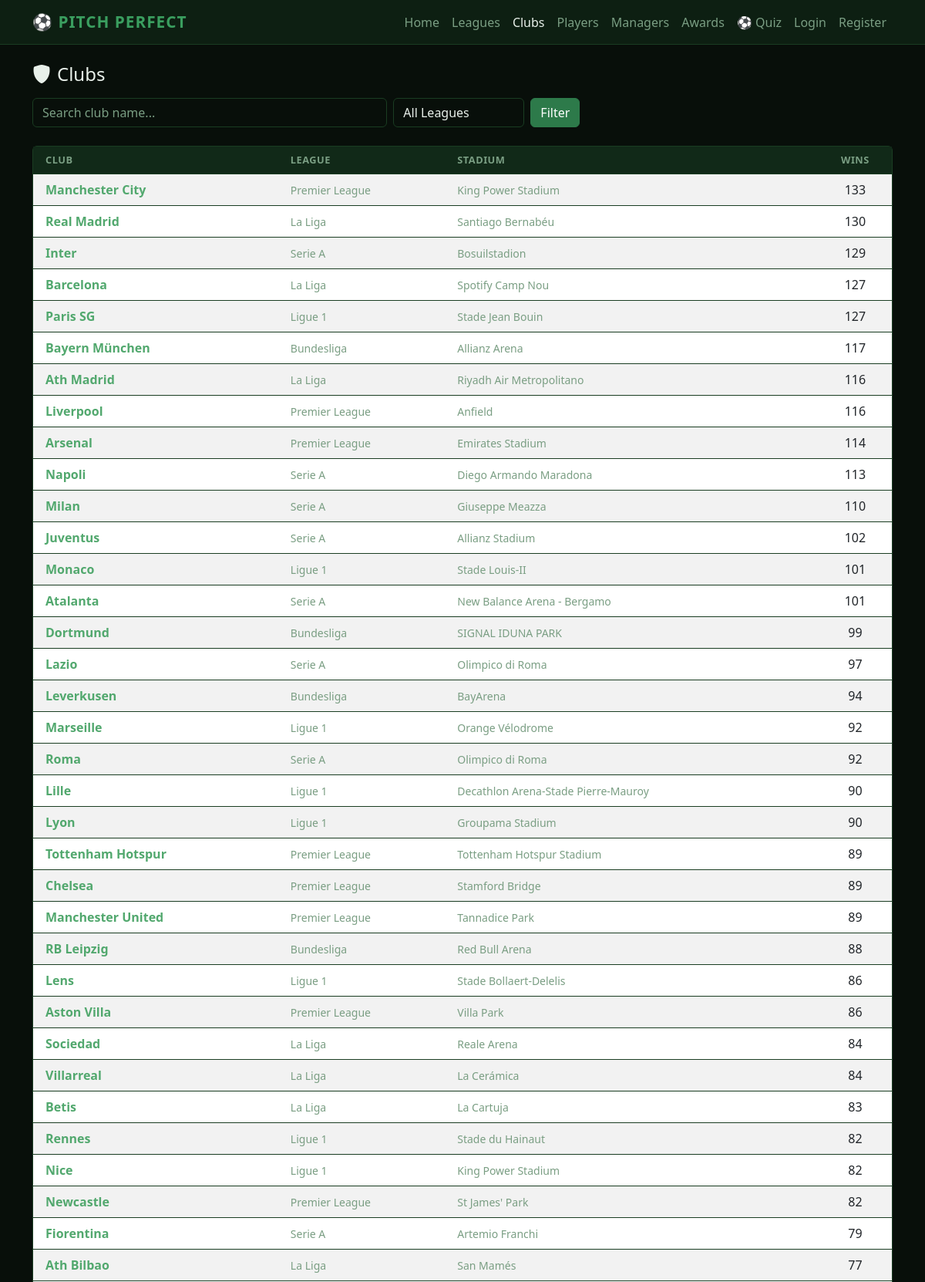
Page /clubs (upper part) on the committed database.
### tables this page shows
CREATE TABLE Club_Teams_Belongs_To (
    Name            TEXT PRIMARY KEY,
    Location        TEXT,
    Number_Players  INTEGER,
    Number_Of_Wins  INTEGER,
    League_Name     TEXT NOT NULL,
    FOREIGN KEY (League_Name) REFERENCES League(Name)
);

### app.py (the view)
@app.route('/clubs')
def clubs():
    query  = request.args.get('q', '').strip()
    league = request.args.get('league', '')
    conn   = db()
    sql = """
        SELECT Name, Location, League_Name, Number_Of_Wins
        FROM Club_Teams_Belongs_To WHERE 1=1
    """
    params = []
    if query:
        sql += " AND Name LIKE ?"
        params.append(f'%{query}%')
    if league:
        sql += " AND League_Name = ?"
        params.append(league)
    sql += " ORDER BY Number_Of_Wins DESC"
    rows = conn.execute(sql, params).fetchall()
    conn.close()
    return render_template('clubs.html', clubs=rows, query=query,
                           leagues=LEAGUES, selected_league=league)

### app.py (called while the page is built)
def db():
    conn = sqlite3.connect(DB)
    conn.row_factory = sqlite3.Row
    return conn

### templates/clubs.html (shortened to what this page needs)
{% extends "base.html" %}
{% block content %}
<h4 class="mb-3"><i class="bi bi-shield-fill me-2"></i>Clubs</h4>
<form method="get" class="row g-2 mb-4">
  <div class="col-md-5">
    <input type="text" name="q" class="form-control" placeholder="Search club name..." value="{{ query }}">
  </div>
  <div class="col-auto">
    <select name="league" class="form-select">
      <option value="">All Leagues</option>
    </select>
  </div>
  <div class="col-auto">
    <button type="submit" class="btn btn-primary">Filter</button>
  </div>
</form>
<div class="card">
  <div class="table-responsive">
    <table class="table table-hover table-striped mb-0">
      <thead>
        <tr>
          <th class="ps-3">Club</th>
          <th>League</th>
          <th>Stadium</th>
          <th class="text-center">Wins</th>
        </tr>
      </thead>
      <tbody>
        {% for row in clubs %}
        <tr>
          <td class="ps-3 fw-semibold"><a href="/clubs/{{ row[0] }}">{{ row[0] }}</a></td>
          <td class="text-muted small">{{ row[2] }}</td>
          <td class="text-muted small">{{ row[1] or '—' }}</td>
          <td class="text-center">{{ row[3] }}</td>
        </tr>
        {% endfor %}
      </tbody>
    </table>
  </div>
</div>
{% endblock %}

### templates/base.html (style rules this page uses)
:root { --bg: #080f0a; --surface: #0d1f12; --surface2: #112918; --border: #1a3d22; --accent: #3a9e5f; --accent2: #2d7a4a; --text: #e8f0ea; --text-muted: #7a9e83; --link: #52a86e; --link-hover: #7ac48a; }
body { background: var(--bg); color: var(--text); }
.card { background: var(--surface); border: 1px solid var(--border); }
.table { color: var(--text); }
.table thead th { background: var(--surface2); border-color: var(--border); color: var(--text-muted); font-size: .8rem; text-transform: uppercase; letter-spacing: .5px; }
.table td, .table th { border-color: var(--border); vertical-align: middle; }
.table-striped tbody tr:nth-of-type(odd) { background: rgba(34,197,94,.04); }
.form-control, .form-select { background: var(--bg); border: 1px solid var(--border); color: var(--text); }
.form-control::placeholder { color: var(--text-muted); opacity: 1; }
.form-select option { background: var(--surface); color: var(--text); }
.btn-primary { background: var(--accent2); border-color: var(--accent2); color: #fff; }
a { color: var(--link); text-decoration: none; }
.text-muted { color: var(--text-muted) !important; }

### rows in the picture
Club_Teams_Belongs_To: Name "Manchester City", League_Name "Premier League", Location "King Power Stadium", Number_Of_Wins "133"
Club_Teams_Belongs_To: Name "Real Madrid", League_Name "La Liga", Location "Santiago Bernabéu", Number_Of_Wins "130"
Club_Teams_Belongs_To: Name "Inter", League_Name "Serie A", Location "Bosuilstadion", Number_Of_Wins "129"
Club_Teams_Belongs_To: Name "Barcelona", League_Name "La Liga", Location "Spotify Camp Nou", Number_Of_Wins "127"
Club_Teams_Belongs_To: Name "Paris SG", League_Name "Ligue 1", Location "Stade Jean Bouin", Number_Of_Wins "127"
Club_Teams_Belongs_To: Name "Bayern München", League_Name "Bundesliga", Location "Allianz Arena", Number_Of_Wins "117"
Club_Teams_Belongs_To: Name "Ath Madrid", League_Name "La Liga", Location "Riyadh Air Metropolitano", Number_Of_Wins "116"
Club_Teams_Belongs_To: Name "Liverpool", League_Name "Premier League", Location "Anfield", Number_Of_Wins "116"
Club_Teams_Belongs_To: Name "Arsenal", League_Name "Premier League", Location "Emirates Stadium", Number_Of_Wins "114"
Club_Teams_Belongs_To: Name "Napoli", League_Name "Serie A", Location "Diego Armando Maradona", Number_Of_Wins "113"
Club_Teams_Belongs_To: Name "Milan", League_Name "Serie A", Location "Giuseppe Meazza", Number_Of_Wins "110"
Club_Teams_Belongs_To: Name "Juventus", League_Name "Serie A", Location "Allianz Stadium", Number_Of_Wins "102"
Club_Teams_Belongs_To: Name "Monaco", League_Name "Ligue 1", Location "Stade Louis-II", Number_Of_Wins "101"
Club_Teams_Belongs_To: Name "Atalanta", League_Name "Serie A", Location "New Balance Arena - Bergamo", Number_Of_Wins "101"
Club_Teams_Belongs_To: Name "Dortmund", League_Name "Bundesliga", Location "SIGNAL IDUNA PARK", Number_Of_Wins "99"
Club_Teams_Belongs_To: Name "Lazio", League_Name "Serie A", Location "Olimpico di Roma", Number_Of_Wins "97"
Club_Teams_Belongs_To: Name "Leverkusen", League_Name "Bundesliga", Location "BayArena", Number_Of_Wins "94"
Club_Teams_Belongs_To: Name "Marseille", League_Name "Ligue 1", Location "Orange Vélodrome", Number_Of_Wins "92"
Club_Teams_Belongs_To: Name "Roma", League_Name "Serie A", Location "Olimpico di Roma", Number_Of_Wins "92"
Club_Teams_Belongs_To: Name "Lille", League_Name "Ligue 1", Location "Decathlon Arena-Stade Pierre-Mauroy", Number_Of_Wins "90"
Club_Teams_Belongs_To: Name "Lyon", League_Name "Ligue 1", Location "Groupama Stadium", Number_Of_Wins "90"
Club_Teams_Belongs_To: Name "Tottenham Hotspur", League_Name "Premier League", Location "Tottenham Hotspur Stadium", Number_Of_Wins "89"
Club_Teams_Belongs_To: Name "Chelsea", League_Name "Premier League", Location "Stamford Bridge", Number_Of_Wins "89"
Club_Teams_Belongs_To: Name "Manchester United", League_Name "Premier League", Location "Tannadice Park", Number_Of_Wins "89"
Club_Teams_Belongs_To: Name "RB Leipzig", League_Name "Bundesliga", Location "Red Bull Arena", Number_Of_Wins "88"
Club_Teams_Belongs_To: Name "Lens", League_Name "Ligue 1", Location "Stade Bollaert-Delelis", Number_Of_Wins "86"
Club_Teams_Belongs_To: Name "Aston Villa", League_Name "Premier League", Location "Villa Park", Number_Of_Wins "86"
Club_Teams_Belongs_To: Name "Sociedad", League_Name "La Liga", Location "Reale Arena", Number_Of_Wins "84"
Club_Teams_Belongs_To: Name "Villarreal", League_Name "La Liga", Location "La Cerámica", Number_Of_Wins "84"
Club_Teams_Belongs_To: Name "Betis", League_Name "La Liga", Location "La Cartuja", Number_Of_Wins "83"
Club_Teams_Belongs_To: Name "Rennes", League_Name "Ligue 1", Location "Stade du Hainaut", Number_Of_Wins "82"
Club_Teams_Belongs_To: Name "Nice", League_Name "Ligue 1", Location "King Power Stadium", Number_Of_Wins "82"
Club_Teams_Belongs_To: Name "Newcastle", League_Name "Premier League", Location "St James' Park", Number_Of_Wins "82"
Club_Teams_Belongs_To: Name "Fiorentina", League_Name "Serie A", Location "Artemio Franchi", Number_Of_Wins "79"
Club_Teams_Belongs_To: Name "Ath Bilbao", League_Name "La Liga", Location "San Mamés", Number_Of_Wins "77"
